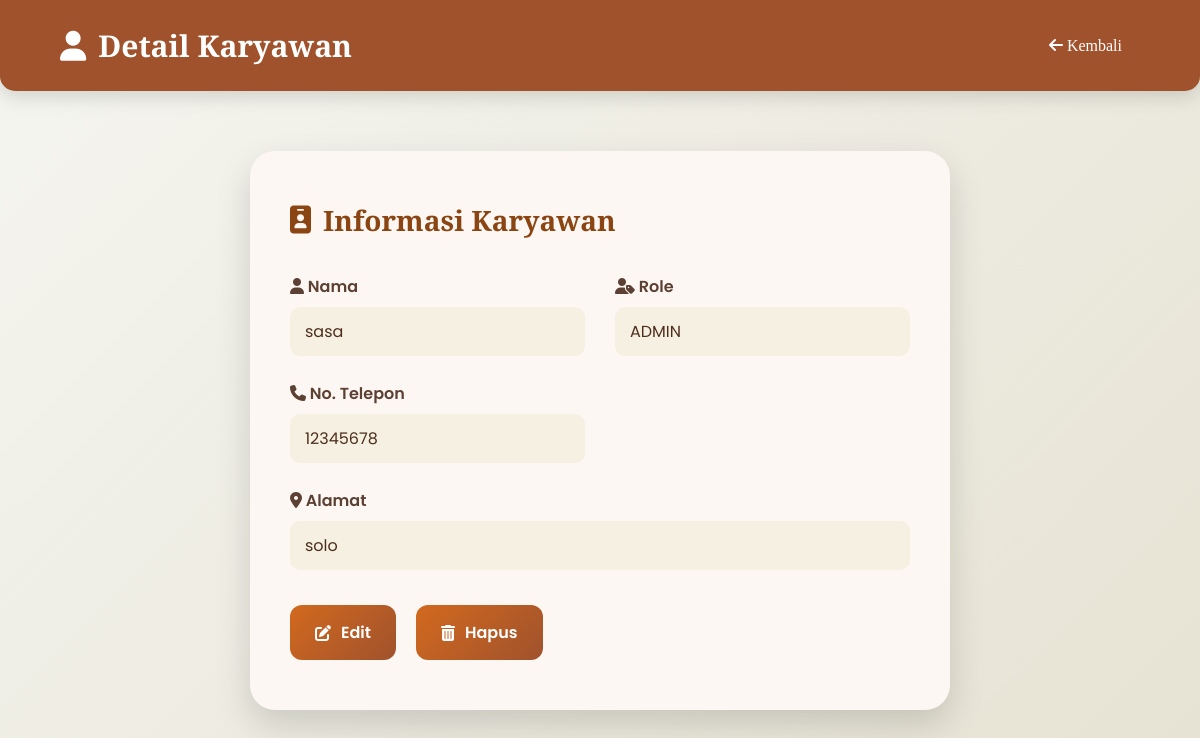
/detail_karyawan.php?id=3 (signed in), run on the app's committed database.
### tables this page shows
CREATE TABLE `karyawan` (
  `id` int(11) NOT NULL,
  `nama` varchar(100) NOT NULL,
  `password` varchar(255) NOT NULL,
  `no_telp` varchar(20) DEFAULT NULL,
  `alamat` text DEFAULT NULL,
  `role` enum('ADMIN','KARYAWAN') NOT NULL
);

### detail_karyawan.php (the view, shortened to what this page needs)
<?php
include "database.php";
$id = $_GET['id'];
$stmt = $conn->prepare("SELECT * FROM karyawan WHERE id=?");
$stmt->bind_param("i", $id);
$stmt->execute();
$result = $stmt->get_result();
$karyawan = $result->fetch_assoc();
?>
<!DOCTYPE html>
<html lang="id">
<head>
    <link rel="stylesheet" href="https://cdnjs.cloudflare.com/ajax/libs/font-awesome/6.5.0/css/all.min.css">
</head>
<body>
    <div class="header">
        <h2><i class="fas fa-user"></i> Detail Karyawan</h2>
        <a href="karyawan.php"><i class="fas fa-arrow-left"></i> Kembali</a>
    </div>
    <div class="container">
        <div class="card">
            <div class="card-content">
                <h3><i class="fas fa-id-badge"></i> Informasi Karyawan</h3>
                <div class="info">
                    <div>
                        <label><i class="fas fa-user"></i> Nama</label>
                        <span><?php echo htmlspecialchars($karyawan['nama']); ?></span>
                    </div>
                    <div>
                        <label><i class="fas fa-user-tag"></i> Role</label>
                        <span><?php echo $karyawan['role']; ?></span>
                    </div>
                    <div>
                        <label><i class="fas fa-phone"></i> No. Telepon</label>
                        <span><?php echo htmlspecialchars($karyawan['no_telp']); ?></span>
                    </div>
                    <div class="full-width">
                        <label><i class="fas fa-map-marker-alt"></i> Alamat</label>
                        <span><?php echo htmlspecialchars($karyawan['alamat']); ?></span>
                    </div>
                </div>
                <div class="buttons">
                    <a href="edit_karyawan.php?id=<?php echo $karyawan['id']; ?>"><i class="fas fa-edit"></i> Edit</a>
                    <a href="hapus_karyawan.php?id=<?php echo $karyawan['id']; ?>" onclick="return confirm('Apakah Anda yakin ingin menghapus karyawan ini?');"><i class="fas fa-trash-alt"></i> Hapus</a>
                </div>
            </div>
        </div>
    </div>
</body>
</html>

### detail_karyawan.php (style rules this page uses)
* { margin:0; padding:0; box-sizing:border-box; }
body { font-family: 'Poppins', sans-serif; min-height: 100vh; background: linear-gradient(135deg, #f5f5f0, #e6e2d3); }
.header { background: #a0522d; color: #fff; padding: 25px 60px; display: flex; justify-content: space-between; align-items: center; font-family: 'Playfair Display', serif; box-shadow: 0 5px 20px rgba(0,0,0,0.15); border-bottom-left-radius: 15px; border-bottom-right-radius: 15px; }
.header h2 { font-size: 30px; display: flex; align-items: center; gap: 12px; }
.header a { color: #fff; text-decoration: none; padding: 10px 18px; border-radius: 8px; font-weight: 500; transition: background 0.3s, transform 0.2s; }
.container { padding: 60px 50px; display: flex; justify-content: center; }
.card { background: #fff; border-radius: 25px; padding: 50px 40px; width: 700px; max-width: 95%; box-shadow: 0 15px 35px rgba(0,0,0,0.15); position: relative; overflow: hidden; }
.card::before { content: ''; position: absolute; top: -40%; left: -40%; width: 180%; height: 180%; background: rgba(210,105,30,0.05); transform: rotate(25deg); z-index: 0; }
.card-content { position: relative; z-index: 1; }
.card h3 { font-family: 'Playfair Display', serif; color: #8b4513; font-size: 28px; margin-bottom: 35px; display: flex; align-items: center; gap: 12px; }
.info { display: grid; grid-template-columns: 1fr 1fr; gap: 25px 30px; }
.info div { display: flex; flex-direction: column; }
.info label { font-weight: 600; color: #5c4033; margin-bottom: 8px; }
.info span { padding: 12px 15px; background: #f5f0e1; border-radius: 10px; font-size: 16px; display: flex; align-items: center; gap: 8px; color: #4d2e1e; }
.full-width { grid-column: 1 / 3; }
.buttons { margin-top: 35px; display: flex; gap: 20px; }
.buttons a { padding: 15px 25px; background: linear-gradient(135deg, #d2691e, #a0522d); color: #fff; text-decoration: none; font-weight: 600; border-radius: 12px; display: flex; align-items: center; gap: 10px; transition: background 0.3s, transform 0.2s; }

### data on the page
karyawan: nama "sasa", role "ADMIN", no_telp "12345678", alamat "solo"
